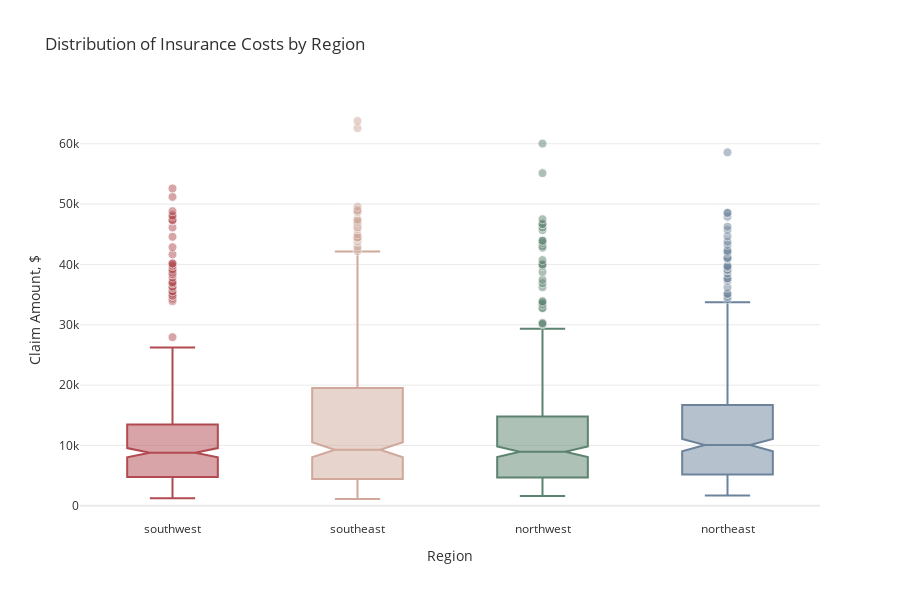

The notebook cell saved with this chart:
### Markdown cell above
*Points on the above swarm graph shows unique distribution of insurance charges among smokers and non-smokers.*

### Code cell
import plotly.graph_objects as go
from plotly.offline import init_notebook_mode

init_notebook_mode(connected=True)
init_notebook_mode(connected=True)
px.defaults.template = "plotly_white"
plot_df=df.copy()
fig = px.box(plot_df, x="region", y="charges", color="region", 
             notched=True, points="outliers", height=600,
             title="Distribution of Insurance Costs by Region",
             color_discrete_sequence=['#B14B51', '#D0A99C', '#5D8370', '#6C839B'])
fig.update_traces(marker=dict(size=9, opacity=0.5, line=dict(width=1,color="#F7F7F7")), showlegend=False)
fig.update_layout(font_color="#303030", xaxis_title='Region', yaxis_title='Claim Amount, $',
                  yaxis=dict(showgrid=True, gridwidth=1, gridcolor='#EAEAEA', zerolinecolor='#EAEAEA'))
fig.show()

### Figure 1 — Plotly figure (JSON) as saved in the notebook; plotly's stock layout.template omitted (floating-point values rounded to 4 significant figures; data arrays with more than 128 entries replaced by an {"elided": "..."} marker saying what was removed)
{"data": [{"alignmentgroup": "True", "boxpoints": "outliers", "hovertemplate": "region=%{x}<br>charges=%{y}<extra></extra>", "legendgroup": "southwest", "marker": {"color": "#B14B51", "line": {"color": "#F7F7F7", "width": 1}, "opacity": 0.5, "size": 9}, "name": "southwest", "notched": true, "offsetgroup": "southwest", "orientation": "v", "showlegend": false, "type": "box", "x": {"elided": "325 str values"}, "x0": " ", "xaxis": "x", "y": {"elided": "325 float values"}, "y0": " ", "yaxis": "y"}, {"alignmentgroup": "True", "boxpoints": "outliers", "hovertemplate": "region=%{x}<br>charges=%{y}<extra></extra>", "legendgroup": "southeast", "marker": {"color": "#D0A99C", "line": {"color": "#F7F7F7", "width": 1}, "opacity": 0.5, "size": 9}, "name": "southeast", "notched": true, "offsetgroup": "southeast", "orientation": "v", "showlegend": false, "type": "box", "x": {"elided": "364 str values"}, "x0": " ", "xaxis": "x", "y": {"elided": "364 float values"}, "y0": " ", "yaxis": "y"}, {"alignmentgroup": "True", "boxpoints": "outliers", "hovertemplate": "region=%{x}<br>charges=%{y}<extra></extra>", "legendgroup": "northwest", "marker": {"color": "#5D8370", "line": {"color": "#F7F7F7", "width": 1}, "opacity": 0.5, "size": 9}, "name": "northwest", "notched": true, "offsetgroup": "northwest", "orientation": "v", "showlegend": false, "type": "box", "x": {"elided": "325 str values"}, "x0": " ", "xaxis": "x", "y": {"elided": "325 float values"}, "y0": " ", "yaxis": "y"}, {"alignmentgroup": "True", "boxpoints": "outliers", "hovertemplate": "region=%{x}<br>charges=%{y}<extra></extra>", "legendgroup": "northeast", "marker": {"color": "#6C839B", "line": {"color": "#F7F7F7", "width": 1}, "opacity": 0.5, "size": 9}, "name": "northeast", "notched": true, "offsetgroup": "northeast", "orientation": "v", "showlegend": false, "type": "box", "x": {"elided": "324 str values"}, "x0": " ", "xaxis": "x", "y": {"elided": "324 float values"}, "y0": " ", "yaxis": "y"}], "layout": {"boxmode": "overlay", "font": {"color": "#303030"}, "height": 600, "legend": {"title": {"text": "region"}, "tracegroupgap": 0}, "title": {"text": "Distribution of Insurance Costs by Region"}, "xaxis": {"anchor": "y", "categoryarray": ["southwest", "southeast", "northwest", "northeast"], "categoryorder": "array", "domain": [0, 1], "title": {"text": "Region"}}, "yaxis": {"anchor": "x", "domain": [0, 1], "gridcolor": "#EAEAEA", "gridwidth": 1, "showgrid": true, "title": {"text": "Claim Amount, $"}, "zerolinecolor": "#EAEAEA"}}}
